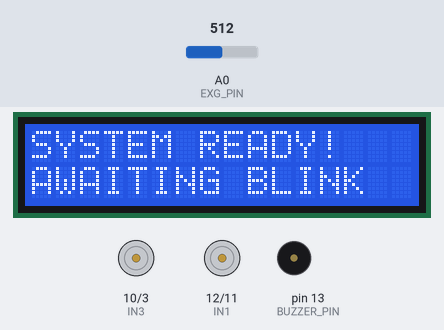
Bench run of a sketch on a simulated Arduino Uno, built with avr-gcc and run on an emulated ATmega328P. Shown: 16×2 character LCD, motor-driver pin pairs drawn as motors (green arrow = first pin HIGH = forward, orange = second pin HIGH = backward, longer = more drive), buzzer (waves = sounding, pin HIGH). The test bench sets the inputs (shaded band); at power-on: A0 (EXG_PIN) = 512.

Above: at 2.7 s.
2.8 s: A0 (EXG_PIN) set to 649
4.3 s: A0 (EXG_PIN) set to 681
At 7.8 s:
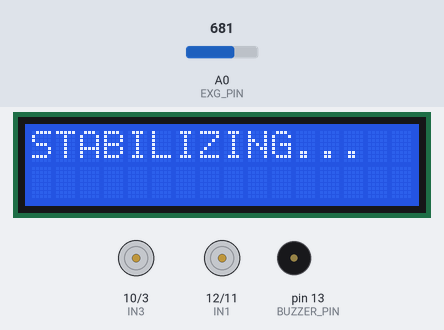
9.3 s: A0 (EXG_PIN) set to 511
At 10.2 s:
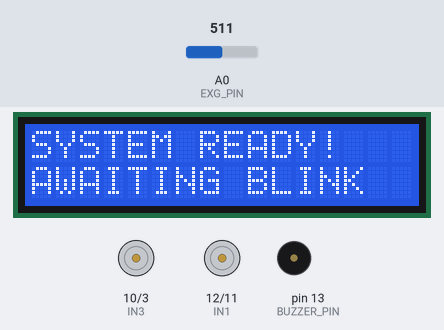
10.8 s: A0 (EXG_PIN) set to 372
12.3 s: A0 (EXG_PIN) set to 350
At 12.77 s:
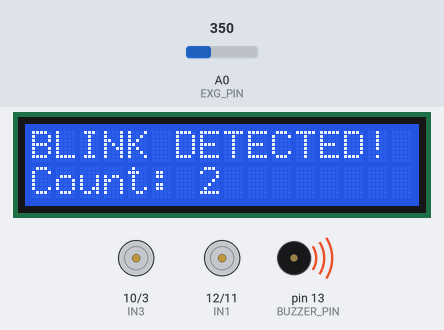
Timing chart, 0 to 15.7 s (numbered marks = the images above; inputs shaded):
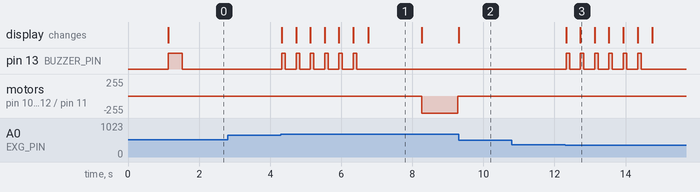

The sketch:

smart_wheelchair_ecg.ino
```cpp
// --- THE ULTIMATE STANDALONE ROVER: BLINK EDITION ---
#include <Wire.h>
#include <LiquidCrystal_I2C.h>
LiquidCrystal_I2C lcd(0x27, 16, 2);
const int EXG_PIN = A0;
const int BUZZER_PIN = 13;
// L298N Motor Pins
const int IN1 = 12;
const int IN2 = 11;
const int IN3 = 10;
const int IN4 = 3;
int threshold = 150;         // Safe threshold based on your hardware
int baseline = 512;
void setup() {
  Serial.begin(9600);

  lcd.init();
  lcd.backlight();
  lcd.setCursor(0, 0);
  lcd.print("SYSTEM BOOTING..");
  lcd.setCursor(0, 1);
  lcd.print("PLEASE RELAX");

  pinMode(BUZZER_PIN, OUTPUT);
  pinMode(IN1, OUTPUT); pinMode(IN2, OUTPUT);
  pinMode(IN3, OUTPUT); pinMode(IN4, OUTPUT);
  // 1-Second Calibration (LAB RAT MUST BE TOTALLY STILL)
  long sum = 0;
  for(int i=0; i<100; i++) {
    sum += analogRead(EXG_PIN);
    delay(10);
  }
  baseline = sum / 100;

  lcd.clear();
  lcd.setCursor(0, 0);
  lcd.print("SYSTEM READY!");
  lcd.setCursor(0, 1);
  lcd.print("AWAITING BLINK");

  // Ready Beep!
  digitalWrite(BUZZER_PIN, HIGH); delay(400); digitalWrite(BUZZER_PIN, LOW);
}
void loop() {
  int exgRaw = analogRead(EXG_PIN);
  int spike = abs(exgRaw - baseline);

  // --- FIRST BLINK DETECTED ---
  if (spike > threshold) {
    int blinkCount = 1;

    lcd.clear();
    lcd.setCursor(0, 0);
    lcd.print("BLINK DETECTED!");
    lcd.setCursor(0, 1);
    lcd.print("Count: 1");

    // Audio Feedback Beep!
    digitalWrite(BUZZER_PIN, HIGH); delay(100); digitalWrite(BUZZER_PIN, LOW);

    // The Cooldown Shield (Prevents 1 long blink from counting as 3)
    delay(300);
    // Start 2-second timer for extra blinks
    unsigned long startTime = millis();
    while (millis() - startTime < 2000) {
      int newSpike = abs(analogRead(EXG_PIN) - baseline);

      if (newSpike > threshold) {
        blinkCount++;

        lcd.setCursor(7, 1);
        lcd.print(blinkCount);

        // Audio Feedback Beep!
        digitalWrite(BUZZER_PIN, HIGH); delay(100); digitalWrite(BUZZER_PIN, LOW);

        delay(300); // Cooldown Shield
      }
    }
    // --- EXECUTE MOTOR COMMAND ---
    lcd.clear();
    lcd.setCursor(0, 0);

    // 🛑 Stop Motors
    digitalWrite(IN1, LOW); digitalWrite(IN2, LOW);
    digitalWrite(IN3, LOW); digitalWrite(IN4, LOW);

    // Add these two lines right here!
    lcd.clear();
    lcd.print("STABILIZING...");
    delay(1500); // 1.5 second shield against motor noise!

    // Reset Screen for next command
    lcd.clear();

    if (blinkCount == 0) {
      lcd.print("DRIVING STOPPED");
       digitalWrite(IN1, LOW); digitalWrite(IN2, LOW);
       digitalWrite(IN3, LOW); digitalWrite(IN4, LOW);

    } else if (blinkCount == 1) {
      lcd.print("DRIVING FORWARD");
      digitalWrite(IN1, HIGH); digitalWrite(IN2, LOW);
      digitalWrite(IN3, HIGH); digitalWrite(IN4, LOW);

    } else if (blinkCount == 2) {
      lcd.print("TURNING RIGHT");
      digitalWrite(IN1, HIGH); digitalWrite(IN2, LOW);
      digitalWrite(IN3, LOW); digitalWrite(IN4, HIGH);

    } else if (blinkCount == 3) {
      lcd.print("TURNING LEFT");
      digitalWrite(IN1, LOW); digitalWrite(IN2, HIGH);
      digitalWrite(IN3, HIGH); digitalWrite(IN4, LOW);

    } else if (blinkCount >= 4) {
      lcd.print("DRIVING BACKWD");
      digitalWrite(IN1, LOW); digitalWrite(IN2, HIGH);
      digitalWrite(IN3, LOW); digitalWrite(IN4, HIGH);
    }
    // Let the rover drive for 1 full second
    delay(1000);
    // 🛑 Stop Motors
    digitalWrite(IN1, LOW); digitalWrite(IN2, LOW);
    digitalWrite(IN3, LOW); digitalWrite(IN4, LOW);

    // Reset Screen for next command
    lcd.clear();
    lcd.setCursor(0, 0);
    lcd.print("SYSTEM READY!");
    lcd.setCursor(0, 1);
    lcd.print("AWAITING BLINK");
  }
}
```

Measured:
- the behaviour switches between 662 and 663 on A0 (EXG_PIN) (found by bisection; images 0 and 1)
- the behaviour switches between 362 and 361 on A0 (EXG_PIN) (found by bisection; images 2 and 3)
- after the input at 2.8 s, every drawn part: stays the same
- after the input at 4.3 s, pin 13 (BUZZER_PIN): alternates HIGH for 0.10 s and LOW for 0.30 s, 12 changes in all, then stays LOW, starting at once; motor on pin 10 (IN3) / pin 3 (IN4), motor on pin 12 (IN1) / pin 11 (IN2): stopped → backward 255/255 after 4.0 s, → stopped 1.0 s later; the display: first changes at once (image 1 shows a later state)
- after the input at 9.3 s, pin 13 (BUZZER_PIN): stops changing and stays LOW
- after the input at 10.8 s, every drawn part: stays the same
- after the input at 12.3 s, pin 13 (BUZZER_PIN): alternates HIGH for 0.10 s and LOW for 0.30 s, 12 changes in all, then stays LOW, starting at once; the display: first changes at once (image 3 shows a later state)
- what the display in image 1 shows lasts 1.5 s, from 6.8 s to 8.3 s
- what the display in image 3 shows lasts 0.4 s, from 12.7 s to 13.1 s
